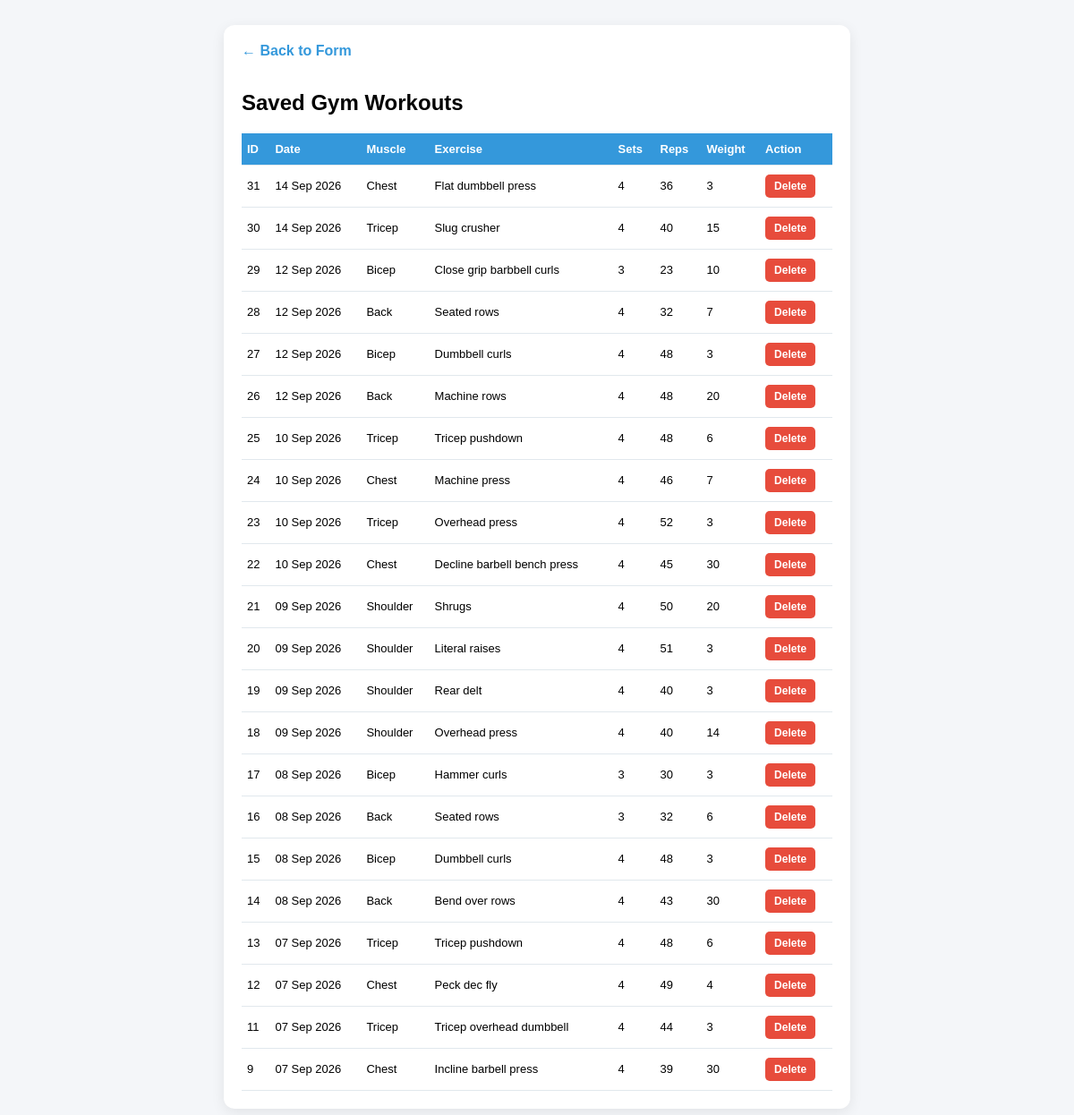
Page /data on the committed database.
### tables this page shows
CREATE TABLE workouts (
            id INTEGER PRIMARY KEY AUTOINCREMENT,
            workout_date TEXT NOT NULL,
            muscle_name TEXT NOT NULL,
            exercise_name TEXT NOT NULL,
            sets INTEGER NOT NULL,
            reps INTEGER NOT NULL,
            weight TEXT NOT NULL
        );

### app.py (the view)
@app.route('/data')
def view_data():
    conn = sqlite3.connect('workout.db')
    cursor = conn.cursor()
    cursor.execute('SELECT * FROM workouts ORDER BY id DESC')
    records = cursor.fetchall()
    conn.close()
    msg = request.args.get('msg')
    return render_template('data.html', records=records, msg=msg)

### templates/data.html (shortened to what this page needs)
<!DOCTYPE html>
<html lang="en">
<head>
</head>
<body>
    <div class="container">
        <a href="/" class="btn-back">← Back to Form</a>
        <h2>Saved Gym Workouts</h2>
        <table>
            <thead>
                <tr>
                    <th>ID</th>
                    <th>Date</th>
                    <th>Muscle</th>
                    <th>Exercise</th>
                    <th>Sets</th>
                    <th>Reps</th>
                    <th>Weight</th>
                    <th>Action</th>
                </tr>
            </thead>
            <tbody>
                {% for row in records %}
                <tr>
                    <td>{{ row[0] }}</td>
                    <td>{{ row[1] }}</td>
                    <td>{{ row[2] }}</td>
                    <td>{{ row[3] }}</td>
                    <td>{{ row[4] }}</td>
                    <td>{{ row[5] }}</td>
                    <td>{{ row[6] }}</td>
                    <td>
                        <form action="/delete/{{ row[0] }}" method="POST" onsubmit="return confirm('Kia aap waqai is record ko delete karna chahte hain?');">
                            <button type="submit" class="btn-delete">Delete</button>
                        </form>
                    </td>
                </tr>
                {% endfor %}
            </tbody>
        </table>
    </div>
</body>
</html>

### templates/data.html (style rules this page uses)
* { box-sizing: border-box; font-family: sans-serif; }
body { background-color: #f4f6f9; padding: 20px 10px; }
.container { background: #ffffff; max-width: 700px; margin: 0 auto; padding: 20px; border-radius: 12px; box-shadow: 0 4px 15px rgba(0,0,0,0.08); }
table { width: 100%; border-collapse: collapse; margin-top: 15px; font-size: 13px; }
th, td { padding: 10px 6px; text-align: left; border-bottom: 1px solid #e1e8ed; }
th { background-color: #3498db; color: white; }
.btn-back { display: inline-block; margin-bottom: 15px; color: #3498db; text-decoration: none; font-weight: bold; }
.btn-delete { background-color: #e74c3c; color: white; border: none; padding: 6px 10px; border-radius: 5px; cursor: pointer; font-size: 12px; font-weight: bold; }

### rows in the picture
workouts: id "31", workout_date "14 Sep 2026", muscle_name "Chest", exercise_name "Flat dumbbell press", sets "4", reps "36", weight "3"
workouts: id "30", workout_date "14 Sep 2026", muscle_name "Tricep", exercise_name "Slug crusher", sets "4", reps "40", weight "15"
workouts: id "29", workout_date "12 Sep 2026", muscle_name "Bicep", exercise_name "Close grip barbbell curls", sets "3", reps "23", weight "10"
workouts: id "28", workout_date "12 Sep 2026", muscle_name "Back", exercise_name "Seated rows", sets "4", reps "32", weight "7"
workouts: id "27", workout_date "12 Sep 2026", muscle_name "Bicep", exercise_name "Dumbbell curls", sets "4", reps "48", weight "3"
workouts: id "26", workout_date "12 Sep 2026", muscle_name "Back", exercise_name "Machine rows", sets "4", reps "48", weight "20"
workouts: id "25", workout_date "10 Sep 2026", muscle_name "Tricep", exercise_name "Tricep pushdown", sets "4", reps "48", weight "6"
workouts: id "24", workout_date "10 Sep 2026", muscle_name "Chest", exercise_name "Machine press", sets "4", reps "46", weight "7"
workouts: id "23", workout_date "10 Sep 2026", muscle_name "Tricep", exercise_name "Overhead press", sets "4", reps "52", weight "3"
workouts: id "22", workout_date "10 Sep 2026", muscle_name "Chest", exercise_name "Decline barbell bench press", sets "4", reps "45", weight "30"
workouts: id "21", workout_date "09 Sep 2026", muscle_name "Shoulder", exercise_name "Shrugs", sets "4", reps "50", weight "20"
workouts: id "20", workout_date "09 Sep 2026", muscle_name "Shoulder", exercise_name "Literal raises", sets "4", reps "51", weight "3"
workouts: id "19", workout_date "09 Sep 2026", muscle_name "Shoulder", exercise_name "Rear delt", sets "4", reps "40", weight "3"
workouts: id "18", workout_date "09 Sep 2026", muscle_name "Shoulder", exercise_name "Overhead press", sets "4", reps "40", weight "14"
workouts: id "17", workout_date "08 Sep 2026", muscle_name "Bicep", exercise_name "Hammer curls", sets "3", reps "30", weight "3"
workouts: id "16", workout_date "08 Sep 2026", muscle_name "Back", exercise_name "Seated rows", sets "3", reps "32", weight "6"
workouts: id "15", workout_date "08 Sep 2026", muscle_name "Bicep", exercise_name "Dumbbell curls", sets "4", reps "48", weight "3"
workouts: id "14", workout_date "08 Sep 2026", muscle_name "Back", exercise_name "Bend over rows", sets "4", reps "43", weight "30"
workouts: id "13", workout_date "07 Sep 2026", muscle_name "Tricep", exercise_name "Tricep pushdown", sets "4", reps "48", weight "6"
workouts: id "12", workout_date "07 Sep 2026", muscle_name "Chest", exercise_name "Peck dec fly", sets "4", reps "49", weight "4"
workouts: id "11", workout_date "07 Sep 2026", muscle_name "Tricep", exercise_name "Tricep overhead dumbbell", sets "4", reps "44", weight "3"
workouts: id "9", workout_date "07 Sep 2026", muscle_name "Chest", exercise_name "Incline barbell press", sets "4", reps "39", weight "30"
